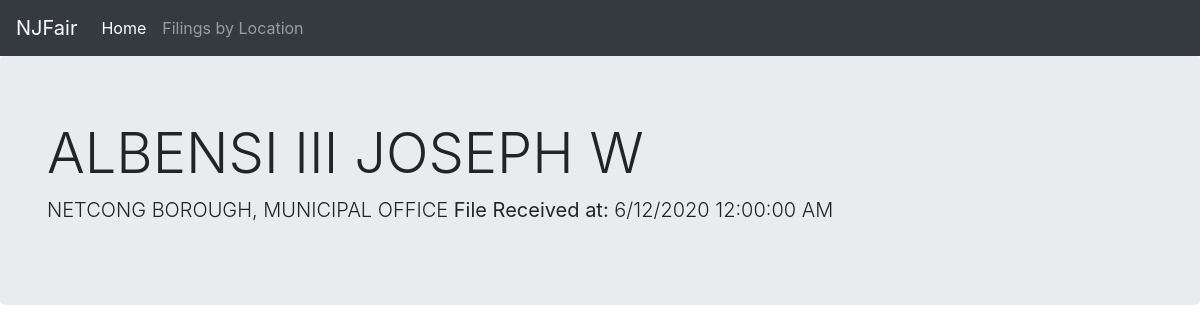
The app's page /candidates/3 with its own data.
### app.py (models this page shows)
class Candidates(db.Model):
    __tablename__ = 'gen_entitylistings2020'
    __table_args__ = {'extend_existing': True}
    NAME = db.Column(db.Text, primary_key=True)

### app.py (the view)
@app.route('/candidates/<slug>')
def detail(slug):
    loc_candidacy = Candidates.query.filter_by(SLUG=slug).first()
    return render_template('detail.html', loc_candidacy=loc_candidacy)

### templates/detail.html (shortened to what this page needs)
{% extends 'layout.html' %}
{% block content %}
<div class="jumbotron">
  <div class="container">
      <h1 class="display-4">{{ loc_candidacy.NAME }}</h1>
        <p class="lead">{{ loc_candidacy.LOCATION }}, {{ loc_candidacy.OFFICE }} <strong> File Received at: </strong> {{ loc_candidacy.DATE_RECEIVED }}</p>
    </div>
</div>
{% endblock %}

### records on screen
Candidates: NAME "ALBENSI III JOSEPH W", LOCATION "NETCONG BOROUGH", OFFICE "MUNICIPAL OFFICE", DATE_RECEIVED "6/12/2020 12:00:00 AM"
